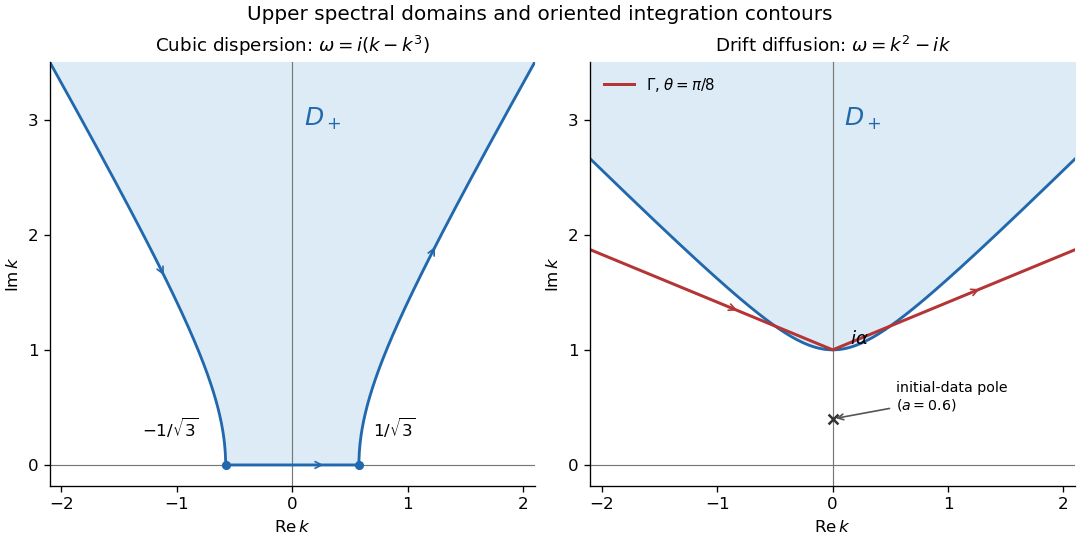

Source code (Python):
"""Spectral domains for cubic dispersion and drift diffusion.

Tested with Python 3.14, NumPy 2.3.5 and Matplotlib 3.10.7.
Writes an opaque paper-71-contours.png to the caller's CWD.
"""
import os
import tempfile

if "MPLCONFIGDIR" not in os.environ:
    os.environ["MPLCONFIGDIR"] = tempfile.mkdtemp(prefix="paper-71-mpl-")

import matplotlib
matplotlib.use("Agg")
import matplotlib.pyplot as plt
import numpy as np


def main():
    fig, axes = plt.subplots(1, 2, figsize=(9, 4.5), layout="constrained")
    x = np.linspace(-2.1, 2.1, 1400)
    blue = "#2168ad"
    red = "#b53436"
    cubic = np.sqrt(np.maximum(3*x*x-1, 0))
    drift = (1+np.sqrt(1+4*x*x))/2
    for ax, boundary in zip(axes, [cubic, drift]):
        ax.fill_between(x, boundary, 3.5, color="#dcebf5")
        ax.axhline(0, color="#777777", lw=.7)
        ax.axvline(0, color="#777777", lw=.7)
        ax.set(xlim=(-2.1, 2.1), ylim=(-.18, 3.5), xlabel=r"$\operatorname{Re}k$", ylabel=r"$\operatorname{Im}k$")
        ax.set_xticks([-2, -1, 0, 1, 2])
        ax.set_yticks([0, 1, 2, 3])
        ax.spines[["top", "right"]].set_visible(False)
        ax.text(.1, 2.95, r"$D_+$", fontsize=15, color=blue)
        ax.plot(x, boundary, color=blue, lw=1.7)
    axes[0].set_title(r"Cubic dispersion: $\omega=i(k-k^3)$", fontsize=11)
    b = np.sqrt(3)
    axes[0].scatter([-1/b, 1/b], [0, 0], color=blue, s=20, zorder=5)
    axes[0].annotate(r"$-1/\sqrt{3}$", (-1/b, 0), (-1.3, .25), fontsize=10)
    axes[0].annotate(r"$1/\sqrt{3}$", (1/b, 0), (.7, .25), fontsize=10)
    axes[0].annotate("", xy=(-1.1, np.sqrt(3*1.1**2-1)), xytext=(-1.25, np.sqrt(3*1.25**2-1)), arrowprops={"arrowstyle":"->", "color":blue})
    axes[0].annotate("", xy=(1.25, np.sqrt(3*1.25**2-1)), xytext=(1.1, np.sqrt(3*1.1**2-1)), arrowprops={"arrowstyle":"->", "color":blue})
    axes[0].annotate("", xy=(.3, 0), xytext=(-.25, 0), arrowprops={"arrowstyle":"->", "color":blue})
    axes[1].set_title(r"Drift diffusion: $\omega=k^2-ik$", fontsize=11)
    gamma = 1+np.abs(x)*np.tan(np.pi/8)
    axes[1].plot(x, gamma, color=red, lw=1.8, label=r"$\Gamma$, $\theta=\pi/8$")
    axes[1].scatter([0], [.4], color="#333333", marker="x", s=35, zorder=5)
    axes[1].annotate("initial-data pole\n($a=0.6$)", (0, .4), (.55, .48), fontsize=8.5,
                     arrowprops={"arrowstyle":"->", "color":"#555555"})
    axes[1].annotate(r"$i\alpha$", (0, 1), (.15, 1.05), fontsize=11)
    axes[1].annotate("", xy=(-.8, 1+.8*np.tan(np.pi/8)), xytext=(-1.3, 1+1.3*np.tan(np.pi/8)), arrowprops={"arrowstyle":"->", "color":red})
    axes[1].annotate("", xy=(1.3, 1+1.3*np.tan(np.pi/8)), xytext=(.8, 1+.8*np.tan(np.pi/8)), arrowprops={"arrowstyle":"->", "color":red})
    axes[1].legend(loc="upper left", frameon=False, fontsize=9)
    fig.suptitle("Upper spectral domains and oriented integration contours", fontsize=12)
    fig.savefig("paper-71-contours.png", dpi=120, facecolor="white", transparent=False)
    plt.close(fig)


if __name__ == "__main__":
    main()
